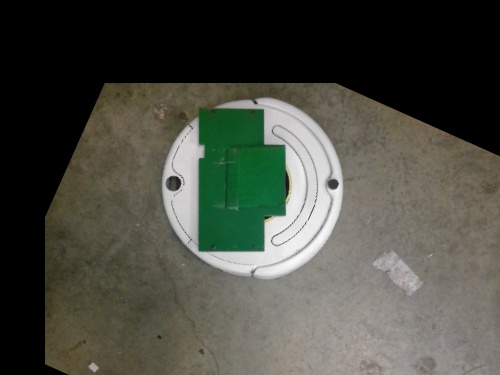
#> input picture Data/Trainers/Roomba02.jpg, 500 x 375 px, found by its file name
$ python exampleRotation.py
#> lines starting #> are read from the running program, lines starting #| are printed output that depends on the picture
# -*- coding: utf-8 -*-
"""
Created on Mon Oct  9 14:24:38 2017

@author: kmcfall
"""

import cv2
import matplotlib.pyplot as plot
im = plot.imread('Roomba02.jpg')
#> im is the input picture: shape (375, 500, 3); mean R, G, B 74.2, 75.6, 66.4
x0 = 50
y0 = 100
#                            center   angle  scale
M = cv2.getRotationMatrix2D((x0,y0),  -30,    1  )
print(M)
#                    input  matrix        output shape
rot = cv2.warpAffine( im,    M,    (im.shape[1],im.shape[0]))
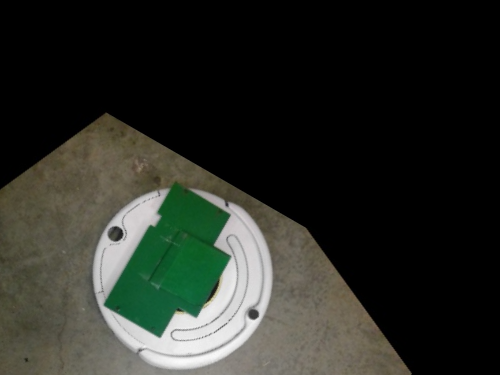
#> rot: shape (375, 500, 3); mean R, G, B 41.4, 44.2, 37.8
plot.figure(1)
plot.clf()
plot.imshow(im)
plot.plot(x0,y0,'m*')
plot.figure(2)
plot.clf()
plot.imshow(rot)
plot.plot(x0,y0,'m*')
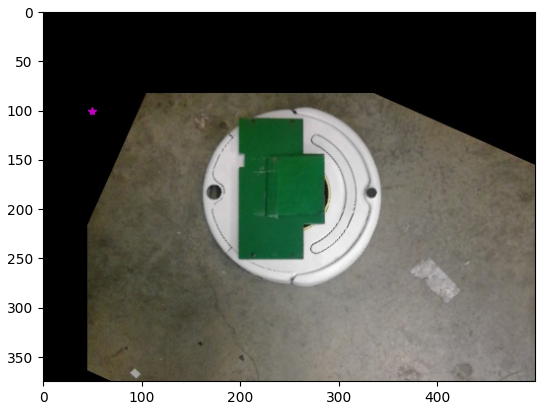
#> figure drawn by matplotlib, 1 panel
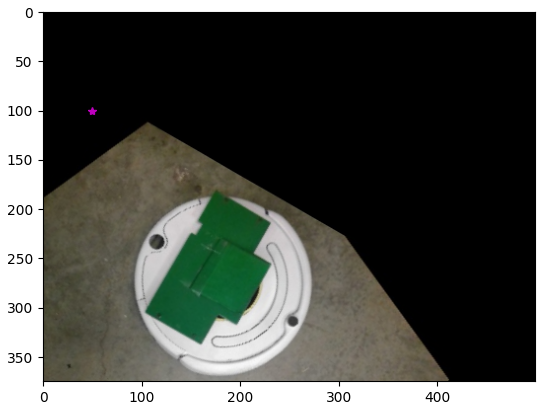
#> figure drawn by matplotlib, 1 panel

$ run again, with Data/Trainers/Roomba01.jpg copied over Data/Trainers/Roomba02.jpg
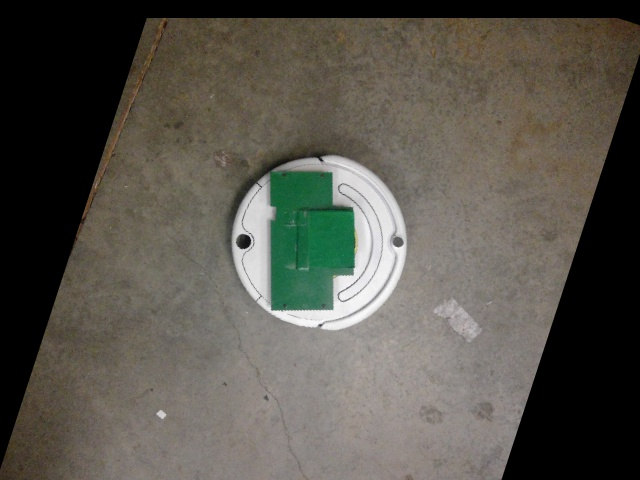
#> input picture Data/Trainers/Roomba01.jpg, 640 x 480 px, found by its file name
#> im is the input picture: shape (480, 640, 3); mean R, G, B 88.3, 85.2, 76.8
#> `rot = cv2.warpAffine( im,    M,    (im.shape[1],im.shape[0]))`:
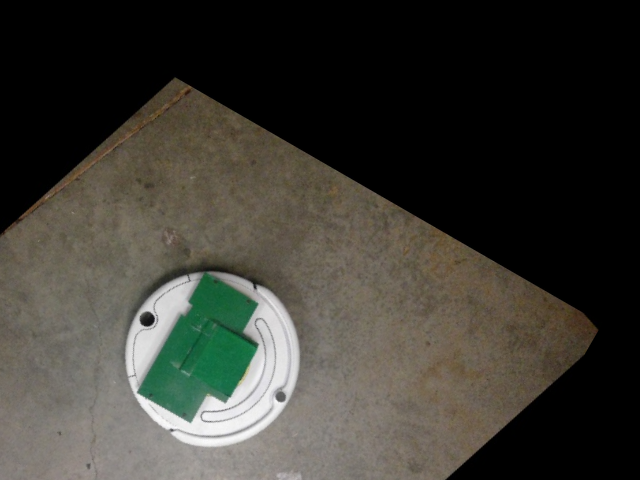
#> rot: shape (480, 640, 3); mean R, G, B 60.3, 58.8, 51.9
#> `plot.plot(x0,y0,'m*')`:
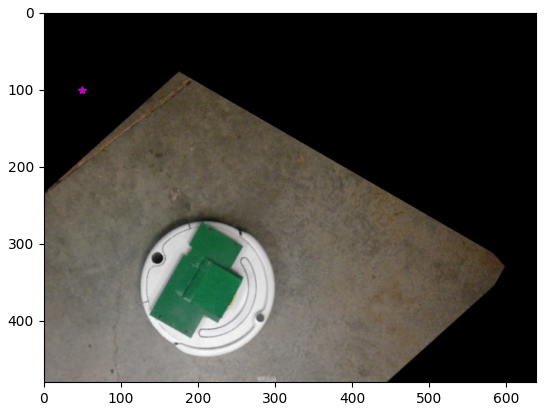
#> figure drawn by matplotlib, 1 panel
